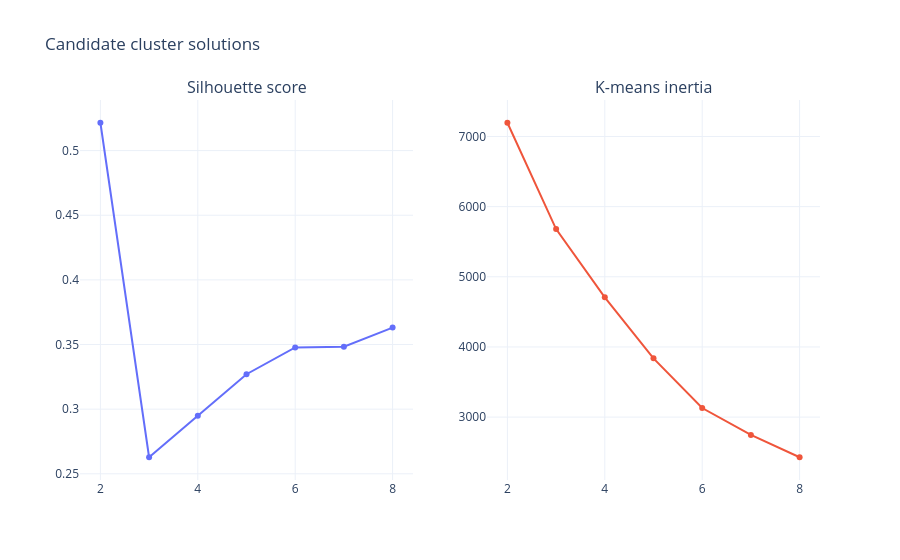

Write notebook code for a chart like this one.
### Markdown cell above
## 8.13 Select the number of exploratory clusters

K-means is fitted to the first MCA coordinates. Candidate solutions are compared using silhouette score, inertia, minimum cluster size, and minimum cluster share. A high silhouette score alone is insufficient when it creates tiny or disclosure-prone clusters.

### Code cell
n_cluster_dimensions=min(5,mca_row_coordinates.shape[1])
cluster_input=mca_row_coordinates.iloc[:,:n_cluster_dimensions].to_numpy()
cluster_evaluation=[]
cluster_models={}
for k in CLUSTER_K_RANGE:
    if k>=len(cluster_input): continue
    model=KMeans(n_clusters=k,n_init=20,random_state=RANDOM_STATE)
    labels=model.fit_predict(cluster_input)
    sizes=pd.Series(labels).value_counts()
    silhouette=silhouette_score(cluster_input,labels) if len(np.unique(labels))>1 else np.nan
    cluster_evaluation.append({
        "k":k,"silhouette":silhouette,"inertia":model.inertia_,
        "minimum_cluster_n":int(sizes.min()),"minimum_cluster_pct":round(sizes.min()/len(labels)*100,2)
    })
    cluster_models[k]=model
cluster_evaluation=pd.DataFrame(cluster_evaluation)
display(cluster_evaluation)

fig=make_subplots(rows=1,cols=2,subplot_titles=("Silhouette score","K-means inertia"))
fig.add_trace(go.Scatter(x=cluster_evaluation["k"],y=cluster_evaluation["silhouette"],mode="lines+markers",name="Silhouette"),row=1,col=1)
fig.add_trace(go.Scatter(x=cluster_evaluation["k"],y=cluster_evaluation["inertia"],mode="lines+markers",name="Inertia"),row=1,col=2)
fig.update_layout(template=PLOTLY_TEMPLATE,title="Candidate cluster solutions",showlegend=False)
fig.show()
if EXPORT_FIGURES_HTML: fig.write_html(FIGURE_DIR/"cluster_selection.html",include_plotlyjs=True)

eligible=cluster_evaluation[(cluster_evaluation["minimum_cluster_n"]>=SUPPRESSION_THRESHOLD)&(cluster_evaluation["minimum_cluster_pct"]>=1.0)]
if FINAL_N_CLUSTERS is None:
    selected_k=int(eligible.sort_values("silhouette",ascending=False).iloc[0]["k"] if not eligible.empty else cluster_evaluation.sort_values("silhouette",ascending=False).iloc[0]["k"])
else:
    selected_k=int(FINAL_N_CLUSTERS)
print("Selected k:",selected_k)

### Figure 1 — Plotly figure (JSON) as saved in the notebook; plotly's stock layout.template omitted (floating-point values rounded to 4 significant figures)
{"data": [{"mode": "lines+markers", "name": "Silhouette", "type": "scatter", "x": [2, 3, 4, 5, 6, 7, 8], "xaxis": "x", "y": [0.5215, 0.2628, 0.295, 0.327, 0.3478, 0.3484, 0.3631], "yaxis": "y"}, {"mode": "lines+markers", "name": "Inertia", "type": "scatter", "x": [2, 3, 4, 5, 6, 7, 8], "xaxis": "x2", "y": [7196.0, 5681.0, 4707.0, 3837.0, 3129.0, 2746.0, 2427.0], "yaxis": "y2"}], "layout": {"annotations": [{"font": {"size": 16}, "showarrow": false, "text": "Silhouette score", "x": 0.225, "xanchor": "center", "xref": "paper", "y": 1, "yanchor": "bottom", "yref": "paper"}, {"font": {"size": 16}, "showarrow": false, "text": "K-means inertia", "x": 0.775, "xanchor": "center", "xref": "paper", "y": 1, "yanchor": "bottom", "yref": "paper"}], "showlegend": false, "title": {"text": "Candidate cluster solutions"}, "xaxis": {"anchor": "y", "domain": [0, 0.45]}, "xaxis2": {"anchor": "y2", "domain": [0.55, 1]}, "yaxis": {"anchor": "x", "domain": [0, 1]}, "yaxis2": {"anchor": "x2", "domain": [0, 1]}}}
